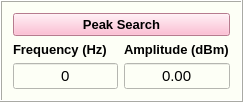
  <widget class="QFrame" name="frame_4">
   <property name="geometry">
    <rect>
     <x>576</x>
     <y>258</y>
     <width>243</width>
     <height>99</height>
    </rect>
   </property>
   <property name="styleSheet">
    <string notr="true">background-color: rgb(253, 255, 246);</string>
   </property>
   <property name="frameShape">
    <enum>QFrame::Box</enum>
   </property>
   <property name="frameShadow">
    <enum>QFrame::Raised</enum>
   </property>
   <layout class="QGridLayout" name="gridLayout_10">
    <item row="0" column="0">
     <layout class="QGridLayout" name="gridLayout_9">
      <item row="0" column="0" colspan="2">
       <widget class="QPushButton" name="PB_Peak_Search">
        <property name="font">
         <font>
          <family>Arial</family>
          <pointsize>10</pointsize>
          <weight>75</weight>
          <bold>true</bold>
         </font>
        </property>
        <property name="styleSheet">
         <string notr="true">background-color: rgb(255, 172, 199);</string>
        </property>
        <property name="text">
         <string>Peak Search</string>
        </property>
       </widget>
      </item>
      <item row="1" column="0">
       <widget class="QLabel" name="label_13">
        <property name="font">
         <font>
          <family>Arial</family>
          <pointsize>10</pointsize>
          <weight>75</weight>
          <bold>true</bold>
         </font>
        </property>
        <property name="text">
         <string>Frequency (Hz)</string>
        </property>
       </widget>
      </item>
      <item row="1" column="1">
       <widget class="QLabel" name="label_14">
        <property name="font">
         <font>
          <family>Arial</family>
          <pointsize>10</pointsize>
          <weight>75</weight>
          <bold>true</bold>
         </font>
        </property>
        <property name="text">
         <string>Amplitude (dBm)</string>
        </property>
       </widget>
      </item>
      <item row="2" column="0">
       <widget class="QLineEdit" name="lineEdit_Freq">
        <property name="font">
         <font>
          <family>Arial</family>
          <pointsize>11</pointsize>
         </font>
        </property>
        <property name="text">
         <string>0</string>
        </property>
        <property name="alignment">
         <set>Qt::AlignCenter</set>
        </property>
       </widget>
      </item>
      <item row="2" column="1">
       <widget class="QLineEdit" name="lineEdit_Ampl">
        <property name="font">
         <font>
          <family>Arial</family>
          <pointsize>11</pointsize>
         </font>
        </property>
        <property name="text">
         <string>0.00</string>
        </property>
        <property name="alignment">
         <set>Qt::AlignCenter</set>
        </property>
       </widget>
      </item>
     </layout>
    </item>
   </layout>
  </widget>
